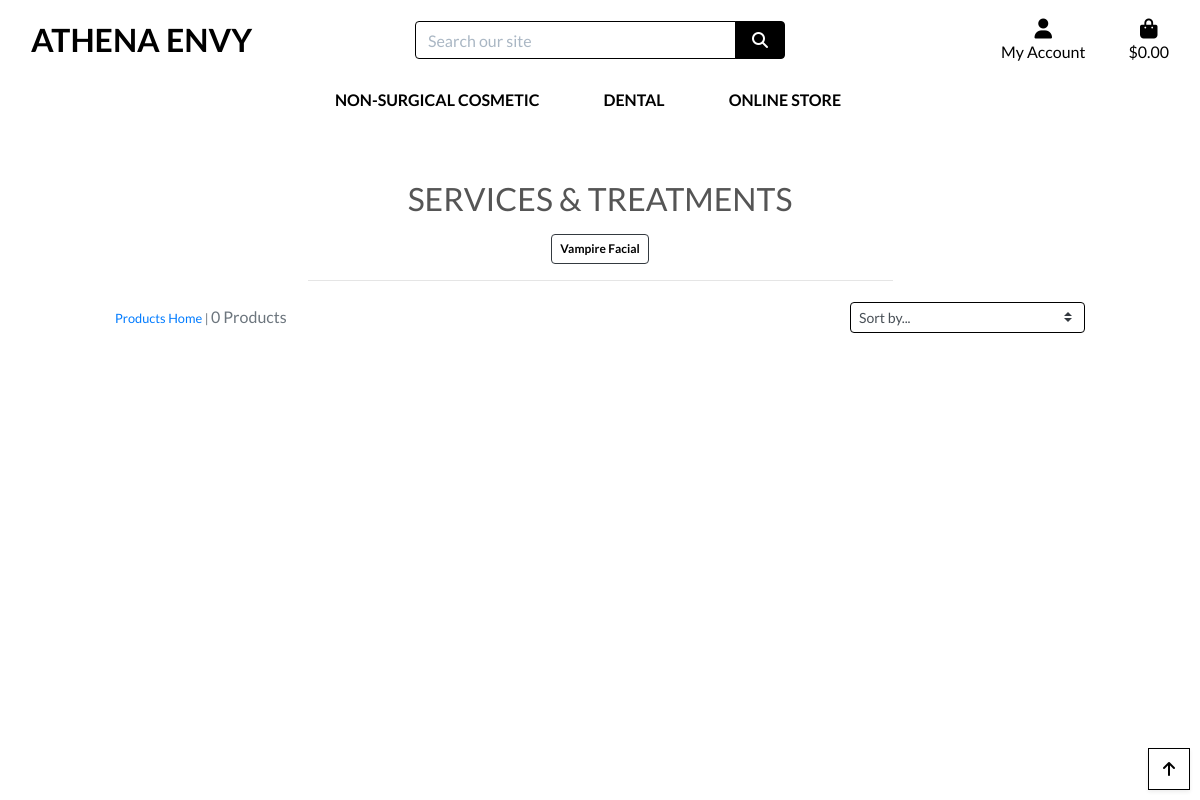
Page /products/?category=vampire_facial on the earlier database version.
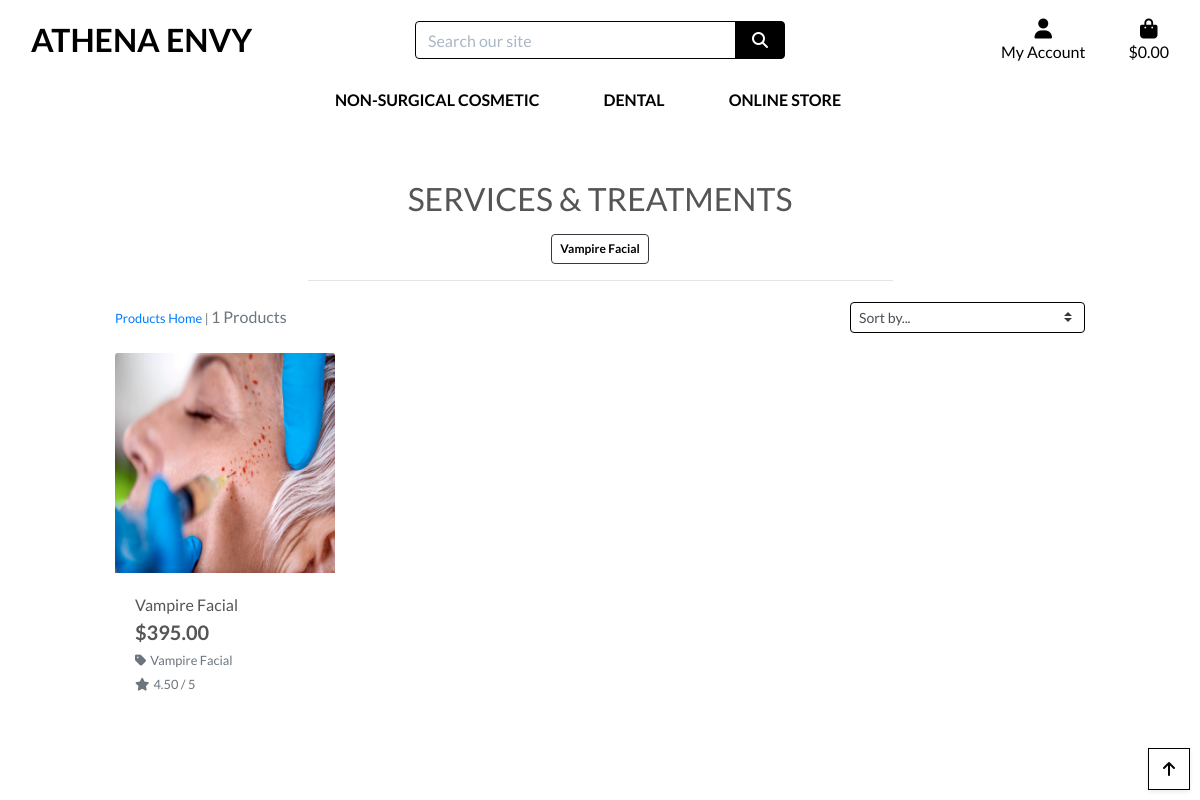
Same page on the later database version.
### products/models.py (models this page shows, shortened)
class Category(models.Model):
    class Meta:
        verbose_name_plural = 'Categories'
    name = models.CharField(max_length=254)
    friendly_name = models.CharField(max_length=254, null=True, blank=True)

class Product(models.Model):
    category = models.ForeignKey('Category', null=True, blank=True, on_delete=models.SET_NULL)
    sku = models.CharField(max_length=254, null=True, blank=True)
    name = models.CharField(max_length=254)
    description = models.TextField()
    price = models.DecimalField(max_digits=6, decimal_places=2)
    rating = models.DecimalField(max_digits=6, decimal_places=2, null=True, blank=True)
    image_url = models.URLField(max_length=1024, null=True, blank=True)
    image = models.ImageField(null=True, blank=True)

### products/views.py (the view, shortened to what this page needs)
# urls.py: path('', views.all_products, name='products'),
def all_products(request):
    products = Product.objects.all()
    query = None
    categories = None
    sort = None
    direction = None
    if request.GET:
        if 'category' in request.GET:
            categories = request.GET['category'].split(',')
            products = products.filter(category__name__in=categories)
            categories = Category.objects.filter(name__in=categories)
    current_sorting = f'{sort}_{direction}'
    context = {
        'products': products,
        'search_term': query,
        'current_categories': categories,
        'current_sorting': current_sorting,
    }
    return render(request, 'products/products.html', context)

### bag/contexts.py (called while the page is built, shortened)
def bag_contents(request):
    bag_items = []
    total = 0
    product_count = 0
    bag = request.session.get('bag', {})
    if total < settings.FREE_DELIVERY_THRESHOLD:
        delivery = total * Decimal(settings.STANDARD_DELIVERY_PERCENTAGE / 100)
        free_delivery_delta = settings.FREE_DELIVERY_THRESHOLD - total
    else:
        delivery = 0
        free_delivery_delta = 0
    grand_total = delivery + total
    context = {
        'bag_items': bag_items,
        'total': total,
        'product_count': product_count,
        'delivery': delivery,
        'free_delivery_delta': free_delivery_delta,
        'free_delivery_threshold': settings.FREE_DELIVERY_THRESHOLD,
        'grand_total': grand_total,
    }
    return context

### products/templates/products/products.html (shortened to what the changed rows need)
{% extends "base.html" %}
{% load static %}
{% block content %}
    <div class="container-fluid">
        <div class="row">
            <div class="col text-center mt-3">
                <h2 class="logo-font">Services & Treatments</h2>
                {% for c in current_categories %}
                    <a class="category-badge text-decoration-none" href="{% url 'products' %}?category={{ c.name }}">
                        <span class="p-2 mt-2 badge badge-white text-black rounded-1 border border-dark">{{ c.friendly_name }}</span>
                    </a>
                {% endfor %}
            </div>
        </div>
        <div class="row">
            <div class="product-container col-10 offset-1">
                <div class="row mt-1 mb-2">
                    <div class="col-12 col-md-6 order-md-first">
                        <p class="text-muted mt-3 text-center text-md-left">
                            {% if search_term or current_categories or current_sorting != 'None_None' %}
                                <span class="small"><a href="{% url 'products' %}">Products Home</a> | </span>
                            {% endif %}
                            {{ products|length }} Products{% if search_term %} found for <strong>"{{ search_term }}"</strong>{% endif %}
                        </p>
                    </div>
                </div>
                <div class="row">
                    {% for product in products %}
                        <div class="col-sm-6 col-md-6 col-lg-4 col-xl-3">
                            <div class="card h-100 border-0">
                                {% if product.image %}
                                <a href="{% url 'product_detail' product.id %}">
                                    <img class="card-img-top img-fluid" src="{{ product.image.url }}" alt="{{ product.name }}">
                                </a>
                                {% else %}
                                <a href="{% url 'product_detail' product.id %}">
                                    <img class="card-img-top img-fluid" src="{{ MEDIA_URL }}noimage.png" alt="{{ product.name }}">
                                </a>
                                {% endif %}
                                <div class="card-body pb-0">
                                    <p class="mb-0">{{ product.name }}</p>
                                </div>
                                <div class="card-footer bg-white pt-0 border-0 text-left">
                                    <div class="row">
                                        <div class="col">
                                            <p class="lead mb-0 text-left font-weight-bold">${{ product.price }}</p>
                                            {% if product.category %}
                                            <p class="small mt-1 mb-0">
                                                <a class="text-muted" href="{% url 'products' %}?category={{ product.category.name }}">
                                                    <i class="fas fa-tag mr-1"></i>{{ product.category.friendly_name }}
                                                </a>
                                            </p>
                                            {% endif %}
                                            {% if product.rating %}
                                                <small class="text-muted"><i class="fas fa-star mr-1"></i>{{ product.rating }} / 5</small>
                                            {% else %}
                                                <small class="text-muted">No Rating</small>
                                            {% endif %}
                                        </div>
                                    </div>
                                </div>
                            </div>
                        </div>
                    {% endfor %}
                </div>
            </div>
        </div>
    </div>
{% endblock %}

Differences in the rows shown:
now on this page (row edited): Product: image (picture), name "Vampire Facial", price "395.00", category.friendly_name "Vampire Facial", rating "4.50"
Other differences:
{{ products|length }}: "0" → "1"
